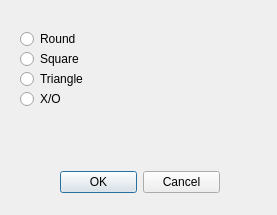
<?xml version="1.0" encoding="UTF-8"?>
<ui version="4.0">
 <class>chip_options</class>
 <widget class="QDialog" name="chip_options">
  <property name="geometry">
   <rect>
    <x>0</x>
    <y>0</y>
    <width>277</width>
    <height>215</height>
   </rect>
  </property>
  <property name="windowTitle">
   <string>Dialog</string>
  </property>
  <widget class="QDialogButtonBox" name="buttonBox">
   <property name="geometry">
    <rect>
     <x>60</x>
     <y>170</y>
     <width>160</width>
     <height>25</height>
    </rect>
   </property>
   <property name="orientation">
    <enum>Qt::Horizontal</enum>
   </property>
   <property name="standardButtons">
    <set>QDialogButtonBox::Cancel|QDialogButtonBox::Ok</set>
   </property>
  </widget>
  <widget class="QRadioButton" name="radioButton_shape_round">
   <property name="geometry">
    <rect>
     <x>20</x>
     <y>30</y>
     <width>82</width>
     <height>18</height>
    </rect>
   </property>
   <property name="text">
    <string>Round</string>
   </property>
  </widget>
  <widget class="QRadioButton" name="radioButton_shape_square">
   <property name="geometry">
    <rect>
     <x>20</x>
     <y>50</y>
     <width>82</width>
     <height>18</height>
    </rect>
   </property>
   <property name="text">
    <string>Square</string>
   </property>
  </widget>
  <widget class="QRadioButton" name="radioButton_shape_triangle">
   <property name="geometry">
    <rect>
     <x>20</x>
     <y>70</y>
     <width>82</width>
     <height>18</height>
    </rect>
   </property>
   <property name="text">
    <string>Triangle</string>
   </property>
  </widget>
  <widget class="QRadioButton" name="radioButton_shape_xo">
   <property name="geometry">
    <rect>
     <x>20</x>
     <y>90</y>
     <width>82</width>
     <height>18</height>
    </rect>
   </property>
   <property name="text">
    <string>X/O</string>
   </property>
  </widget>
 </widget>
 <resources/>
 <connections>
  <connection>
   <sender>buttonBox</sender>
   <signal>accepted()</signal>
   <receiver>chip_options</receiver>
   <slot>accept()</slot>
   <hints>
    <hint type="sourcelabel">
     <x>248</x>
     <y>254</y>
    </hint>
    <hint type="destinationlabel">
     <x>157</x>
     <y>274</y>
    </hint>
   </hints>
  </connection>
  <connection>
   <sender>buttonBox</sender>
   <signal>rejected()</signal>
   <receiver>chip_options</receiver>
   <slot>reject()</slot>
   <hints>
    <hint type="sourcelabel">
     <x>316</x>
     <y>260</y>
    </hint>
    <hint type="destinationlabel">
     <x>286</x>
     <y>274</y>
    </hint>
   </hints>
  </connection>
 </connections>
</ui>
